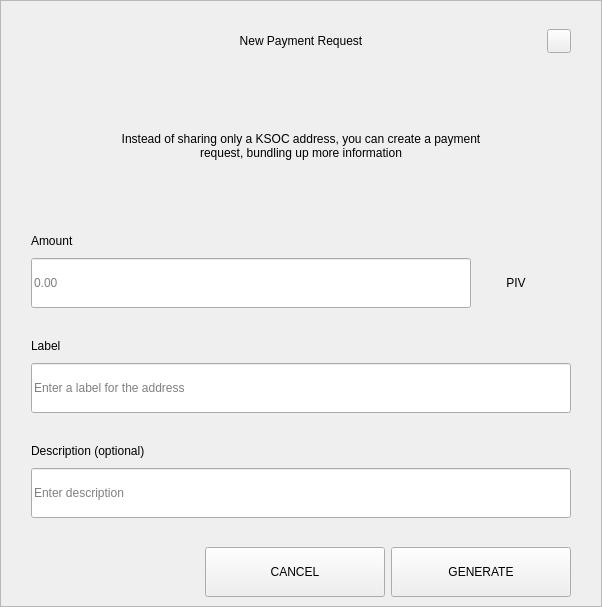
<?xml version="1.0" encoding="UTF-8"?>
<ui version="4.0">
 <class>RequestDialog</class>
 <widget class="QDialog" name="RequestDialog">
  <property name="geometry">
   <rect>
    <x>0</x>
    <y>0</y>
    <width>602</width>
    <height>607</height>
   </rect>
  </property>
  <property name="windowTitle">
   <string>Dialog</string>
  </property>
  <layout class="QVBoxLayout" name="verticalLayout_5">
   <property name="spacing">
    <number>0</number>
   </property>
   <property name="leftMargin">
    <number>0</number>
   </property>
   <property name="topMargin">
    <number>0</number>
   </property>
   <property name="rightMargin">
    <number>0</number>
   </property>
   <property name="bottomMargin">
    <number>0</number>
   </property>
   <item>
    <widget class="QFrame" name="frame">
     <property name="styleSheet">
      <string notr="true"/>
     </property>
     <property name="frameShape">
      <enum>QFrame::StyledPanel</enum>
     </property>
     <property name="frameShadow">
      <enum>QFrame::Raised</enum>
     </property>
     <layout class="QVBoxLayout" name="verticalLayout_4" stretch="1,0,0">
      <property name="spacing">
       <number>0</number>
      </property>
      <property name="leftMargin">
       <number>30</number>
      </property>
      <property name="topMargin">
       <number>20</number>
      </property>
      <property name="rightMargin">
       <number>30</number>
      </property>
      <property name="bottomMargin">
       <number>0</number>
      </property>
      <item>
       <layout class="QHBoxLayout" name="horizontalLayout_3">
        <property name="spacing">
         <number>0</number>
        </property>
        <item>
         <spacer name="horizontalSpacer_21">
          <property name="orientation">
           <enum>Qt::Horizontal</enum>
          </property>
          <property name="sizeHint" stdset="0">
           <size>
            <width>40</width>
            <height>20</height>
           </size>
          </property>
         </spacer>
        </item>
        <item>
         <widget class="QLabel" name="labelTitle">
          <property name="minimumSize">
           <size>
            <width>0</width>
            <height>40</height>
           </size>
          </property>
          <property name="maximumSize">
           <size>
            <width>16777215</width>
            <height>40</height>
           </size>
          </property>
          <property name="styleSheet">
           <string notr="true">padding-left:24px;</string>
          </property>
          <property name="text">
           <string>New Payment Request</string>
          </property>
          <property name="alignment">
           <set>Qt::AlignCenter</set>
          </property>
          <property name="margin">
           <number>7</number>
          </property>
         </widget>
        </item>
        <item>
         <spacer name="horizontalSpacer">
          <property name="orientation">
           <enum>Qt::Horizontal</enum>
          </property>
          <property name="sizeHint" stdset="0">
           <size>
            <width>40</width>
            <height>20</height>
           </size>
          </property>
         </spacer>
        </item>
        <item>
         <widget class="QPushButton" name="btnEsc">
          <property name="minimumSize">
           <size>
            <width>24</width>
            <height>24</height>
           </size>
          </property>
          <property name="maximumSize">
           <size>
            <width>24</width>
            <height>24</height>
           </size>
          </property>
          <property name="focusPolicy">
           <enum>Qt::NoFocus</enum>
          </property>
          <property name="text">
           <string/>
          </property>
         </widget>
        </item>
       </layout>
      </item>
      <item>
       <widget class="QStackedWidget" name="stack">
        <property name="minimumSize">
         <size>
          <width>540</width>
          <height>0</height>
         </size>
        </property>
        <property name="maximumSize">
         <size>
          <width>540</width>
          <height>16777215</height>
         </size>
        </property>
        <property name="currentIndex">
         <number>0</number>
        </property>
        <widget class="QWidget" name="page_1">
         <property name="minimumSize">
          <size>
           <width>540</width>
           <height>0</height>
          </size>
         </property>
         <property name="maximumSize">
          <size>
           <width>540</width>
           <height>16777215</height>
          </size>
         </property>
         <layout class="QVBoxLayout" name="layout1">
          <property name="spacing">
           <number>0</number>
          </property>
          <property name="leftMargin">
           <number>0</number>
          </property>
          <property name="topMargin">
           <number>0</number>
          </property>
          <property name="rightMargin">
           <number>0</number>
          </property>
          <property name="bottomMargin">
           <number>0</number>
          </property>
          <item>
           <spacer name="verticalSpacer_21">
            <property name="orientation">
             <enum>Qt::Vertical</enum>
            </property>
            <property name="sizeType">
             <enum>QSizePolicy::Fixed</enum>
            </property>
            <property name="sizeHint" stdset="0">
             <size>
              <width>20</width>
              <height>30</height>
             </size>
            </property>
           </spacer>
          </item>
          <item alignment="Qt::AlignHCenter">
           <widget class="QLabel" name="labelMessage">
            <property name="minimumSize">
             <size>
              <width>400</width>
              <height>50</height>
             </size>
            </property>
            <property name="text">
             <string>Instead of sharing only a KSOC address, you can create a payment request, bundling up more information</string>
            </property>
            <property name="alignment">
             <set>Qt::AlignCenter</set>
            </property>
            <property name="wordWrap">
             <bool>true</bool>
            </property>
           </widget>
          </item>
          <item alignment="Qt::AlignBottom">
           <widget class="QWidget" name="containerAmount" native="true">
            <layout class="QVBoxLayout" name="verticalLayout">
             <property name="spacing">
              <number>9</number>
             </property>
             <property name="leftMargin">
              <number>0</number>
             </property>
             <property name="topMargin">
              <number>0</number>
             </property>
             <property name="rightMargin">
              <number>0</number>
             </property>
             <property name="bottomMargin">
              <number>0</number>
             </property>
             <item>
              <widget class="QLabel" name="labelSubtitleAmount">
               <property name="minimumSize">
                <size>
                 <width>350</width>
                 <height>16</height>
                </size>
               </property>
               <property name="maximumSize">
                <size>
                 <width>16777215</width>
                 <height>16</height>
                </size>
               </property>
               <property name="text">
                <string>Amount</string>
               </property>
              </widget>
             </item>
             <item alignment="Qt::AlignTop">
              <widget class="QWidget" name="layoutAmount" native="true">
               <layout class="QHBoxLayout" name="horizontalLayout" stretch="2,0">
                <property name="spacing">
                 <number>0</number>
                </property>
                <property name="leftMargin">
                 <number>0</number>
                </property>
                <property name="topMargin">
                 <number>0</number>
                </property>
                <property name="rightMargin">
                 <number>0</number>
                </property>
                <property name="bottomMargin">
                 <number>0</number>
                </property>
                <item>
                 <widget class="QLineEdit" name="lineEditAmount">
                  <property name="minimumSize">
                   <size>
                    <width>0</width>
                    <height>50</height>
                   </size>
                  </property>
                  <property name="maximumSize">
                   <size>
                    <width>16777215</width>
                    <height>50</height>
                   </size>
                  </property>
                  <property name="placeholderText">
                   <string notr="true">0.00</string>
                  </property>
                 </widget>
                </item>
                <item>
                 <widget class="QWidget" name="comboContainer" native="true">
                  <property name="minimumSize">
                   <size>
                    <width>100</width>
                    <height>50</height>
                   </size>
                  </property>
                  <property name="maximumSize">
                   <size>
                    <width>16777215</width>
                    <height>50</height>
                   </size>
                  </property>
                  <layout class="QHBoxLayout" name="horizontalLayout_31">
                   <property name="spacing">
                    <number>0</number>
                   </property>
                   <property name="leftMargin">
                    <number>0</number>
                   </property>
                   <property name="topMargin">
                    <number>0</number>
                   </property>
                   <property name="rightMargin">
                    <number>10</number>
                   </property>
                   <property name="bottomMargin">
                    <number>0</number>
                   </property>
                   <item>
                    <widget class="QLabel" name="comboBoxCoin">
                     <property name="text">
                      <string>PIV</string>
                     </property>
                     <property name="alignment">
                      <set>Qt::AlignCenter</set>
                     </property>
                    </widget>
                   </item>
                  </layout>
                 </widget>
                </item>
               </layout>
              </widget>
             </item>
            </layout>
           </widget>
          </item>
          <item>
           <spacer name="verticalSpacer_31">
            <property name="orientation">
             <enum>Qt::Vertical</enum>
            </property>
            <property name="sizeType">
             <enum>QSizePolicy::Fixed</enum>
            </property>
            <property name="sizeHint" stdset="0">
             <size>
              <width>20</width>
              <height>30</height>
             </size>
            </property>
           </spacer>
          </item>
          <item>
           <layout class="QVBoxLayout" name="verticalLayoutLabel">
            <property name="spacing">
             <number>9</number>
            </property>
            <item>
             <widget class="QLabel" name="labelSubtitleLabel">
              <property name="minimumSize">
               <size>
                <width>0</width>
                <height>16</height>
               </size>
              </property>
              <property name="maximumSize">
               <size>
                <width>16777215</width>
                <height>16</height>
               </size>
              </property>
              <property name="text">
               <string>Label</string>
              </property>
             </widget>
            </item>
            <item>
             <widget class="QLineEdit" name="lineEditLabel">
              <property name="minimumSize">
               <size>
                <width>0</width>
                <height>50</height>
               </size>
              </property>
              <property name="maximumSize">
               <size>
                <width>16777215</width>
                <height>50</height>
               </size>
              </property>
              <property name="placeholderText">
               <string>Enter a label for the address</string>
              </property>
             </widget>
            </item>
           </layout>
          </item>
          <item>
           <spacer name="verticalSpacer_34">
            <property name="orientation">
             <enum>Qt::Vertical</enum>
            </property>
            <property name="sizeType">
             <enum>QSizePolicy::Fixed</enum>
            </property>
            <property name="sizeHint" stdset="0">
             <size>
              <width>20</width>
              <height>30</height>
             </size>
            </property>
           </spacer>
          </item>
          <item>
           <layout class="QVBoxLayout" name="verticalLayoutDescription">
            <property name="spacing">
             <number>9</number>
            </property>
            <item>
             <widget class="QLabel" name="labelSubtitleDescription">
              <property name="minimumSize">
               <size>
                <width>0</width>
                <height>16</height>
               </size>
              </property>
              <property name="maximumSize">
               <size>
                <width>16777215</width>
                <height>16</height>
               </size>
              </property>
              <property name="text">
               <string>Description (optional)</string>
              </property>
             </widget>
            </item>
            <item>
             <widget class="QLineEdit" name="lineEditDescription">
              <property name="minimumSize">
               <size>
                <width>0</width>
                <height>50</height>
               </size>
              </property>
              <property name="maximumSize">
               <size>
                <width>16777215</width>
                <height>50</height>
               </size>
              </property>
              <property name="placeholderText">
               <string>Enter description</string>
              </property>
             </widget>
            </item>
            <item>
             <spacer name="verticalSpacer_4">
              <property name="orientation">
               <enum>Qt::Vertical</enum>
              </property>
              <property name="sizeType">
               <enum>QSizePolicy::Fixed</enum>
              </property>
              <property name="sizeHint" stdset="0">
               <size>
                <width>20</width>
                <height>20</height>
               </size>
              </property>
             </spacer>
            </item>
           </layout>
          </item>
         </layout>
        </widget>
        <widget class="QWidget" name="page_2">
         <layout class="QVBoxLayout" name="layout2">
          <item>
           <spacer name="verticalSpacer_5">
            <property name="orientation">
             <enum>Qt::Vertical</enum>
            </property>
            <property name="sizeType">
             <enum>QSizePolicy::Fixed</enum>
            </property>
            <property name="sizeHint" stdset="0">
             <size>
              <width>20</width>
              <height>50</height>
             </size>
            </property>
           </spacer>
          </item>
          <item alignment="Qt::AlignHCenter">
           <widget class="QLabel" name="labelQrImg">
            <property name="minimumSize">
             <size>
              <width>260</width>
              <height>260</height>
             </size>
            </property>
            <property name="maximumSize">
             <size>
              <width>260</width>
              <height>260</height>
             </size>
            </property>
            <property name="text">
             <string/>
            </property>
            <property name="alignment">
             <set>Qt::AlignCenter</set>
            </property>
           </widget>
          </item>
          <item>
           <spacer name="verticalSpacer_2">
            <property name="orientation">
             <enum>Qt::Vertical</enum>
            </property>
            <property name="sizeType">
             <enum>QSizePolicy::Fixed</enum>
            </property>
            <property name="sizeHint" stdset="0">
             <size>
              <width>20</width>
              <height>30</height>
             </size>
            </property>
           </spacer>
          </item>
          <item alignment="Qt::AlignHCenter">
           <widget class="QLabel" name="labelAddress">
            <property name="text">
             <string>D7VFR83SQbiezrW72hjcWJtcfip5krte2Z </string>
            </property>
           </widget>
          </item>
          <item>
           <spacer name="verticalSpacer_32">
            <property name="orientation">
             <enum>Qt::Vertical</enum>
            </property>
            <property name="sizeType">
             <enum>QSizePolicy::Expanding</enum>
            </property>
            <property name="sizeHint" stdset="0">
             <size>
              <width>20</width>
              <height>20</height>
             </size>
            </property>
           </spacer>
          </item>
          <item>
           <layout class="QHBoxLayout" name="horizontal">
            <property name="leftMargin">
             <number>20</number>
            </property>
            <property name="rightMargin">
             <number>20</number>
            </property>
            <property name="bottomMargin">
             <number>20</number>
            </property>
            <item>
             <spacer name="horizontalSpacer_4">
              <property name="orientation">
               <enum>Qt::Horizontal</enum>
              </property>
              <property name="sizeHint" stdset="0">
               <size>
                <width>40</width>
                <height>20</height>
               </size>
              </property>
             </spacer>
            </item>
            <item>
             <widget class="QPushButton" name="btnCopyAddress">
              <property name="minimumSize">
               <size>
                <width>180</width>
                <height>50</height>
               </size>
              </property>
              <property name="text">
               <string>COPY ADDRESS</string>
              </property>
             </widget>
            </item>
            <item>
             <widget class="QPushButton" name="btnCopyUrl">
              <property name="minimumSize">
               <size>
                <width>180</width>
                <height>50</height>
               </size>
              </property>
              <property name="text">
               <string>COPY URL</string>
              </property>
             </widget>
            </item>
            <item>
             <spacer name="horizontalSpacer_2">
              <property name="orientation">
               <enum>Qt::Horizontal</enum>
              </property>
              <property name="sizeHint" stdset="0">
               <size>
                <width>40</width>
                <height>20</height>
               </size>
              </property>
             </spacer>
            </item>
           </layout>
          </item>
         </layout>
        </widget>
       </widget>
      </item>
      <item>
       <widget class="QWidget" name="buttonsStack" native="true">
        <layout class="QHBoxLayout" name="horizontalLayout_5">
         <property name="leftMargin">
          <number>20</number>
         </property>
         <property name="rightMargin">
          <number>0</number>
         </property>
         <item>
          <spacer name="horizontalSpacer_41">
           <property name="orientation">
            <enum>Qt::Horizontal</enum>
           </property>
           <property name="sizeHint" stdset="0">
            <size>
             <width>40</width>
             <height>20</height>
            </size>
           </property>
          </spacer>
         </item>
         <item>
          <widget class="QPushButton" name="btnCancel">
           <property name="minimumSize">
            <size>
             <width>180</width>
             <height>50</height>
            </size>
           </property>
           <property name="focusPolicy">
            <enum>Qt::NoFocus</enum>
           </property>
           <property name="text">
            <string>CANCEL</string>
           </property>
          </widget>
         </item>
         <item>
          <widget class="QPushButton" name="btnSave">
           <property name="minimumSize">
            <size>
             <width>180</width>
             <height>50</height>
            </size>
           </property>
           <property name="focusPolicy">
            <enum>Qt::NoFocus</enum>
           </property>
           <property name="text">
            <string>GENERATE</string>
           </property>
          </widget>
         </item>
        </layout>
       </widget>
      </item>
     </layout>
    </widget>
   </item>
  </layout>
 </widget>
 <resources/>
 <connections/>
</ui>
